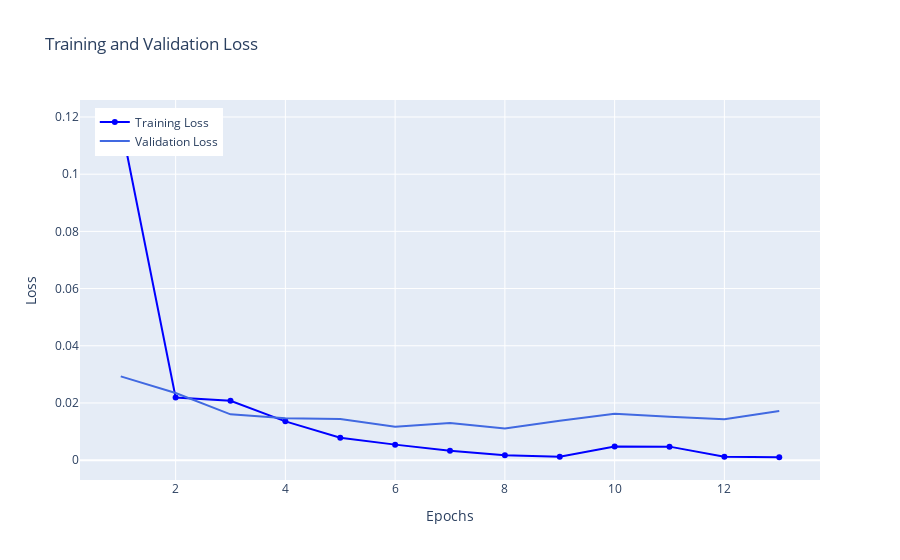

Notebook code cell kept with this figure:
### Code cell
import plotly.graph_objects as go

acc = train_state['train_acc']
val_acc = train_state['val_acc']
loss = train_state['train_loss']
val_loss = train_state['val_loss']

epochs = list(range(1, len(acc) + 1))

# Create interactive line chart
fig = go.Figure()

for y, name, color, mode in [(loss, 'Training Loss', 'blue', 'lines+markers'),
                             (val_loss, 'Validation Loss', 'royalblue', 'lines')]:
    fig.add_trace(go.Scatter(x=epochs, y=y, mode=mode, name=name, line=dict(color=color)))

fig.update_layout(
    title='Training and Validation Loss',
    xaxis_title='Epochs',
    yaxis_title='Loss',
    legend=dict(x=0.02, y=0.98)
)

fig.show()

### Figure 1 — Plotly figure (JSON) as saved in the notebook; plotly's stock layout.template omitted (floating-point values rounded to 4 significant figures)
{"data": [{"line": {"color": "blue"}, "mode": "lines+markers", "name": "Training Loss", "type": "scatter", "x": [1, 2, 3, 4, 5, 6, 7, 8, 9, 10, 11, 12, 13], "y": [0.118, 0.02191, 0.02076, 0.01355, 0.007845, 0.005419, 0.003273, 0.001713, 0.00116, 0.004786, 0.004719, 0.001167, 0.001006]}, {"line": {"color": "royalblue"}, "mode": "lines", "name": "Validation Loss", "type": "scatter", "x": [1, 2, 3, 4, 5, 6, 7, 8, 9, 10, 11, 12, 13], "y": [0.02928, 0.02346, 0.01601, 0.01464, 0.01442, 0.01169, 0.01297, 0.01105, 0.01377, 0.01624, 0.01519, 0.01427, 0.01717]}], "layout": {"legend": {"x": 0.02, "y": 0.98}, "title": {"text": "Training and Validation Loss"}, "xaxis": {"title": {"text": "Epochs"}}, "yaxis": {"title": {"text": "Loss"}}}}
